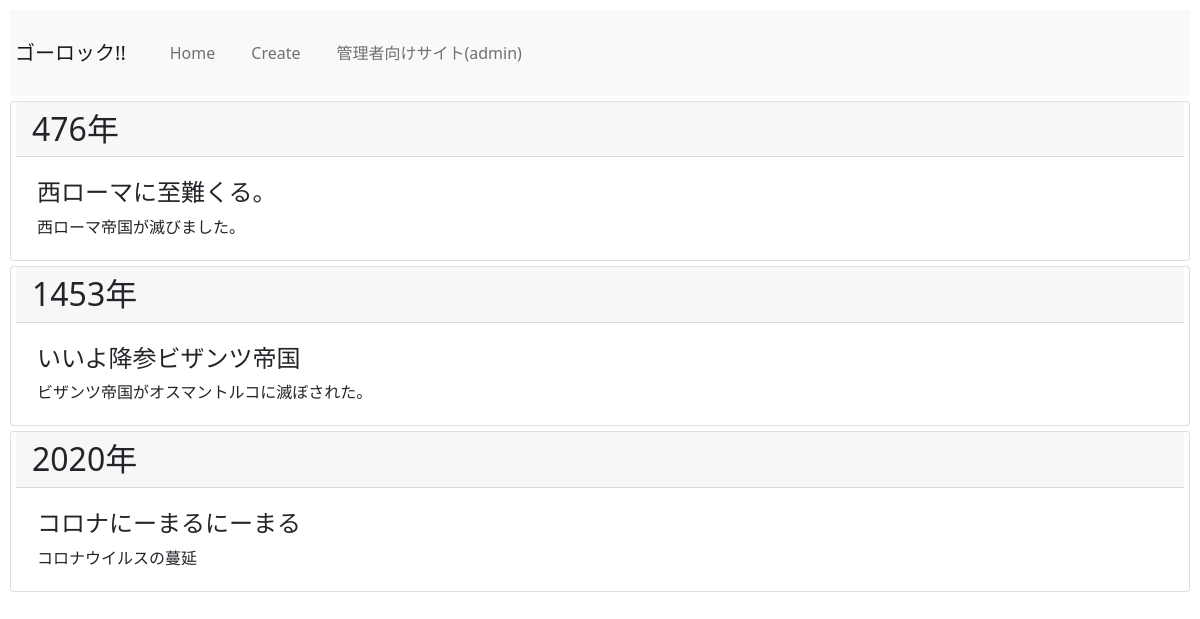
Before: /index/ with the older database file.
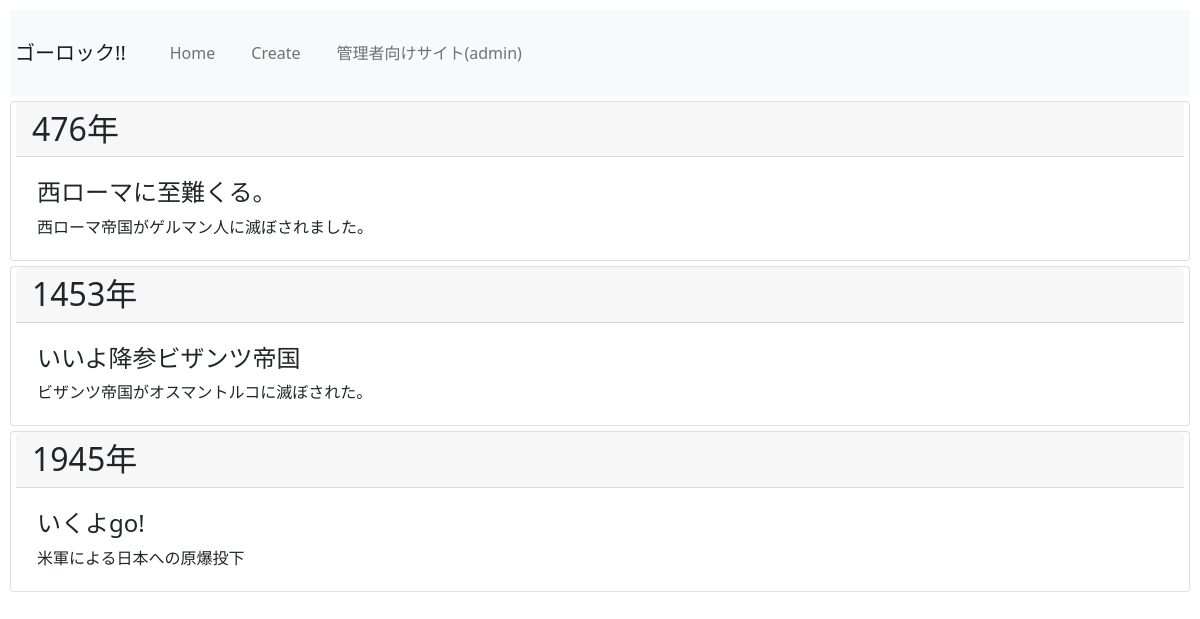
After: the same page with the newer database file.
### app/models.py (models this page shows, shortened)
class Post(models.Model):
  year = models.IntegerField(validators=[MinValueValidator(1), MaxValueValidator(2021)])
  text = models.CharField("語呂合わせ", max_length=30)
  supplement = models.CharField("補足", max_length=100)
  author = models.ForeignKey(settings.AUTH_USER_MODEL, on_delete=models.CASCADE)
  created = models.DateTimeField("作成日", default=timezone.now)

### app/views.py (the view)
# urls.py: path('index/', views.index, name='index'),
def index(request):
  data = Post.objects.all()
  params = {
    'data': data
  }
  return render(request, 'app/index.html', params)

### app/templates/app/index.html (shortened to what this page needs)
{% extends 'app/base.html' %}
{% block 'content' %}
  {% for item in data %}
  <div class="card">
    <h2 class="card-header">{{ item.year }}年</h2>
    <div class="card-body">
      <h4 class="card-title">{{ item.text }}</h4>
      <p class="card-text">{{ item.supplement }}</p>
    </div>
  </div>
  {% endfor %}
{% endblock %}

Changed rows visible on the page:
removed Post: year "2020", text "コロナにーまるにーまる", supplement "コロナウイルスの蔓延"
changed Post "西ローマに至難くる。": supplement "西ローマ帝国が滅びました。" → "西ローマ帝国がゲルマン人に滅ぼされました。"
added Post: year "1945", text "いくよgo!", supplement "米軍による日本への原爆投下"
